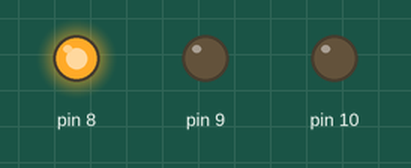
Simulated run of this sketch. Board: Arduino Uno, built with avr-gcc and run on an emulated ATmega328P. Shown: output pins drawn as LEDs (lit = HIGH).

Above: at 5.0 s.
At 11.5 s:
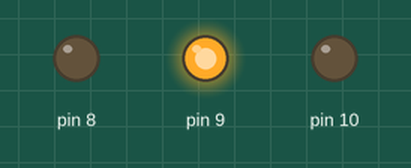
At 18.0 s:
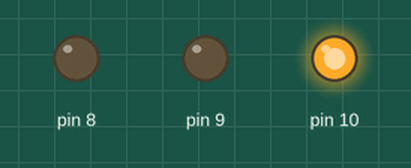
Timing chart, 0 to 29.9 s (numbered marks = the images above):
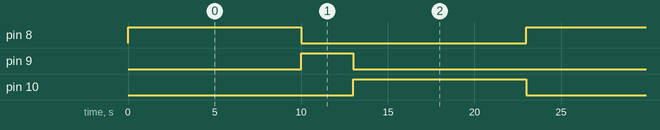

The sketch:

sketch_mar29a.ino
```cpp
void setup() {
  pinMode (8, OUTPUT);
  pinMode (9, OUTPUT);
  pinMode (10, OUTPUT);
}


void loop() {

// Led verde
  digitalWrite(8, HIGH);
  delay (10000);
  digitalWrite(8, LOW);

  //led amarelo
  digitalWrite(9, HIGH);
  delay (3000);
  digitalWrite(9, LOW);

  // led vermelho
  digitalWrite(10, HIGH);
  delay (10000);
  digitalWrite(10, LOW);
}
```

Measured:
- by itself, pin 8, pin 10: alternates HIGH for 10.0 s and LOW for 13.0 s
- by itself, pin 9: alternates HIGH for 3.0 s and LOW for 20.0 s
- by itself, everything shown: repeats every 23.0 s, in 4 steps
